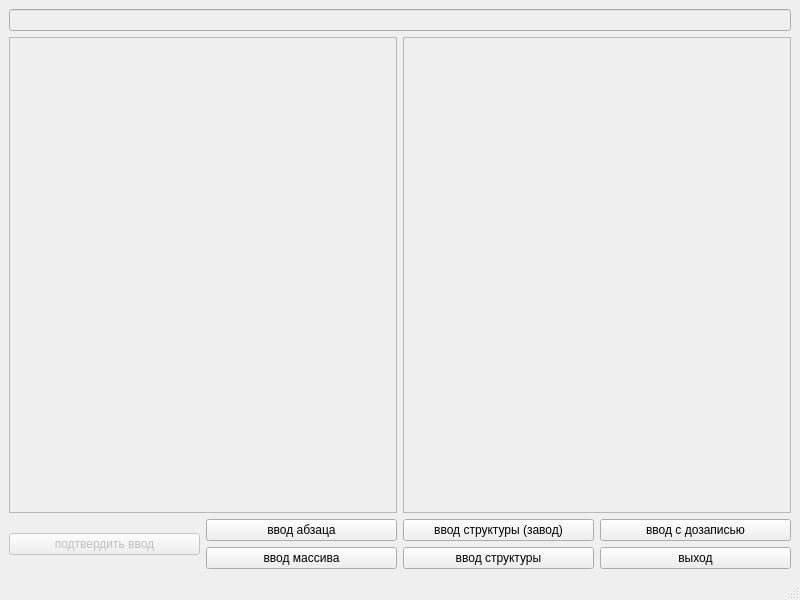
<?xml version="1.0" encoding="UTF-8"?>
<ui version="4.0">
 <class>MainWindow</class>
 <widget class="QMainWindow" name="MainWindow">
  <property name="geometry">
   <rect>
    <x>0</x>
    <y>0</y>
    <width>800</width>
    <height>600</height>
   </rect>
  </property>
  <property name="windowTitle">
   <string>MainWindow</string>
  </property>
  <widget class="QWidget" name="centralwidget">
   <layout class="QGridLayout" name="gridLayout">
    <item row="2" column="3">
     <widget class="QPushButton" name="pushButton">
      <property name="text">
       <string>ввод с дозаписью</string>
      </property>
     </widget>
    </item>
    <item row="3" column="3">
     <widget class="QPushButton" name="pushButton_3">
      <property name="text">
       <string>выход</string>
      </property>
     </widget>
    </item>
    <item row="1" column="0" colspan="2">
     <widget class="QTextEdit" name="textEdit">
      <property name="enabled">
       <bool>false</bool>
      </property>
     </widget>
    </item>
    <item row="0" column="0" colspan="4">
     <widget class="QLineEdit" name="lineEdit">
      <property name="enabled">
       <bool>false</bool>
      </property>
     </widget>
    </item>
    <item row="1" column="2" colspan="2">
     <widget class="QTextEdit" name="textEdit_2">
      <property name="enabled">
       <bool>false</bool>
      </property>
     </widget>
    </item>
    <item row="2" column="2">
     <widget class="QPushButton" name="pushButton_2">
      <property name="text">
       <string>ввод структуры (завод)</string>
      </property>
     </widget>
    </item>
    <item row="3" column="2">
     <widget class="QPushButton" name="pushButton_6">
      <property name="text">
       <string>ввод структуры</string>
      </property>
     </widget>
    </item>
    <item row="2" column="1">
     <widget class="QPushButton" name="pushButton_5">
      <property name="text">
       <string>ввод абзаца</string>
      </property>
     </widget>
    </item>
    <item row="3" column="1">
     <widget class="QPushButton" name="pushButton_4">
      <property name="text">
       <string>ввод массива</string>
      </property>
     </widget>
    </item>
    <item row="2" column="0" rowspan="2">
     <widget class="QPushButton" name="pushButton_7">
      <property name="enabled">
       <bool>false</bool>
      </property>
      <property name="text">
       <string>подтвердить ввод</string>
      </property>
     </widget>
    </item>
   </layout>
  </widget>
  <widget class="QMenuBar" name="menubar">
   <property name="geometry">
    <rect>
     <x>0</x>
     <y>0</y>
     <width>800</width>
     <height>22</height>
    </rect>
   </property>
  </widget>
  <widget class="QStatusBar" name="statusbar"/>
 </widget>
 <resources/>
 <connections/>
</ui>
